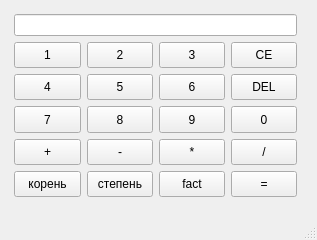
<?xml version="1.0" encoding="UTF-8"?>
<ui version="4.0">
 <class>MainWindow</class>
 <widget class="QMainWindow" name="MainWindow">
  <property name="geometry">
   <rect>
    <x>0</x>
    <y>0</y>
    <width>317</width>
    <height>240</height>
   </rect>
  </property>
  <property name="windowTitle">
   <string>Калькулятор</string>
  </property>
  <widget class="QWidget" name="centralwidget">
   <widget class="QWidget" name="gridLayoutWidget">
    <property name="geometry">
     <rect>
      <x>10</x>
      <y>10</y>
      <width>291</width>
      <height>191</height>
     </rect>
    </property>
    <layout class="QGridLayout" name="gridLayout">
     <property name="leftMargin">
      <number>4</number>
     </property>
     <property name="topMargin">
      <number>4</number>
     </property>
     <property name="rightMargin">
      <number>4</number>
     </property>
     <property name="bottomMargin">
      <number>4</number>
     </property>
     <item row="1" column="0">
      <widget class="QPushButton" name="btn1">
       <property name="sizePolicy">
        <sizepolicy hsizetype="Expanding" vsizetype="Expanding">
         <horstretch>0</horstretch>
         <verstretch>0</verstretch>
        </sizepolicy>
       </property>
       <property name="text">
        <string>1</string>
       </property>
       <attribute name="buttonGroup">
        <string notr="true">numGroup</string>
       </attribute>
      </widget>
     </item>
     <item row="5" column="2">
      <widget class="QPushButton" name="bntFact">
       <property name="sizePolicy">
        <sizepolicy hsizetype="Expanding" vsizetype="Expanding">
         <horstretch>0</horstretch>
         <verstretch>0</verstretch>
        </sizepolicy>
       </property>
       <property name="text">
        <string>fact</string>
       </property>
       <attribute name="buttonGroup">
        <string notr="true">signGroup</string>
       </attribute>
      </widget>
     </item>
     <item row="1" column="2">
      <widget class="QPushButton" name="btn3">
       <property name="sizePolicy">
        <sizepolicy hsizetype="Expanding" vsizetype="Expanding">
         <horstretch>0</horstretch>
         <verstretch>0</verstretch>
        </sizepolicy>
       </property>
       <property name="text">
        <string>3</string>
       </property>
       <attribute name="buttonGroup">
        <string notr="true">numGroup</string>
       </attribute>
      </widget>
     </item>
     <item row="4" column="1">
      <widget class="QPushButton" name="btnMinus">
       <property name="sizePolicy">
        <sizepolicy hsizetype="Minimum" vsizetype="Expanding">
         <horstretch>0</horstretch>
         <verstretch>0</verstretch>
        </sizepolicy>
       </property>
       <property name="text">
        <string>-</string>
       </property>
       <property name="icon">
        <iconset theme="sqrt.png">
         <normaloff>../../.designer/backup</normaloff>../../.designer/backup</iconset>
       </property>
       <attribute name="buttonGroup">
        <string notr="true">sign2Group</string>
       </attribute>
      </widget>
     </item>
     <item row="3" column="1">
      <widget class="QPushButton" name="btn8">
       <property name="sizePolicy">
        <sizepolicy hsizetype="Minimum" vsizetype="Ignored">
         <horstretch>0</horstretch>
         <verstretch>0</verstretch>
        </sizepolicy>
       </property>
       <property name="text">
        <string>8</string>
       </property>
       <attribute name="buttonGroup">
        <string notr="true">numGroup</string>
       </attribute>
      </widget>
     </item>
     <item row="1" column="1">
      <widget class="QPushButton" name="btn2">
       <property name="sizePolicy">
        <sizepolicy hsizetype="Expanding" vsizetype="Expanding">
         <horstretch>0</horstretch>
         <verstretch>0</verstretch>
        </sizepolicy>
       </property>
       <property name="text">
        <string>2</string>
       </property>
       <attribute name="buttonGroup">
        <string notr="true">numGroup</string>
       </attribute>
      </widget>
     </item>
     <item row="5" column="0">
      <widget class="QPushButton" name="btnSqrt">
       <property name="sizePolicy">
        <sizepolicy hsizetype="Minimum" vsizetype="Expanding">
         <horstretch>0</horstretch>
         <verstretch>0</verstretch>
        </sizepolicy>
       </property>
       <property name="text">
        <string>корень</string>
       </property>
       <property name="icon">
        <iconset theme="sqrt.png">
         <normaloff>../../.designer/backup</normaloff>../../.designer/backup</iconset>
       </property>
       <attribute name="buttonGroup">
        <string notr="true">signGroup</string>
       </attribute>
      </widget>
     </item>
     <item row="2" column="3">
      <widget class="QPushButton" name="btnDel">
       <property name="sizePolicy">
        <sizepolicy hsizetype="Expanding" vsizetype="Expanding">
         <horstretch>0</horstretch>
         <verstretch>0</verstretch>
        </sizepolicy>
       </property>
       <property name="text">
        <string>DEL</string>
       </property>
      </widget>
     </item>
     <item row="4" column="2">
      <widget class="QPushButton" name="btnMult">
       <property name="sizePolicy">
        <sizepolicy hsizetype="Minimum" vsizetype="Expanding">
         <horstretch>0</horstretch>
         <verstretch>0</verstretch>
        </sizepolicy>
       </property>
       <property name="text">
        <string>*</string>
       </property>
       <property name="icon">
        <iconset theme="sqrt.png">
         <normaloff>../../.designer/backup</normaloff>../../.designer/backup</iconset>
       </property>
       <attribute name="buttonGroup">
        <string notr="true">sign2Group</string>
       </attribute>
      </widget>
     </item>
     <item row="4" column="0">
      <widget class="QPushButton" name="btnPlus">
       <property name="sizePolicy">
        <sizepolicy hsizetype="Minimum" vsizetype="Expanding">
         <horstretch>0</horstretch>
         <verstretch>0</verstretch>
        </sizepolicy>
       </property>
       <property name="text">
        <string>+</string>
       </property>
       <property name="icon">
        <iconset theme="sqrt.png">
         <normaloff>../../.designer/backup</normaloff>../../.designer/backup</iconset>
       </property>
       <attribute name="buttonGroup">
        <string notr="true">sign2Group</string>
       </attribute>
      </widget>
     </item>
     <item row="1" column="3">
      <widget class="QPushButton" name="btnCe">
       <property name="sizePolicy">
        <sizepolicy hsizetype="Expanding" vsizetype="Expanding">
         <horstretch>0</horstretch>
         <verstretch>0</verstretch>
        </sizepolicy>
       </property>
       <property name="text">
        <string>CE</string>
       </property>
      </widget>
     </item>
     <item row="2" column="1">
      <widget class="QPushButton" name="btn5">
       <property name="sizePolicy">
        <sizepolicy hsizetype="Expanding" vsizetype="Expanding">
         <horstretch>0</horstretch>
         <verstretch>0</verstretch>
        </sizepolicy>
       </property>
       <property name="text">
        <string>5</string>
       </property>
       <attribute name="buttonGroup">
        <string notr="true">numGroup</string>
       </attribute>
      </widget>
     </item>
     <item row="3" column="3">
      <widget class="QPushButton" name="btn9_2">
       <property name="sizePolicy">
        <sizepolicy hsizetype="Minimum" vsizetype="Expanding">
         <horstretch>0</horstretch>
         <verstretch>0</verstretch>
        </sizepolicy>
       </property>
       <property name="text">
        <string>0</string>
       </property>
       <attribute name="buttonGroup">
        <string notr="true">numGroup</string>
       </attribute>
      </widget>
     </item>
     <item row="3" column="2">
      <widget class="QPushButton" name="btn9">
       <property name="sizePolicy">
        <sizepolicy hsizetype="Minimum" vsizetype="Expanding">
         <horstretch>0</horstretch>
         <verstretch>0</verstretch>
        </sizepolicy>
       </property>
       <property name="text">
        <string>9</string>
       </property>
       <attribute name="buttonGroup">
        <string notr="true">numGroup</string>
       </attribute>
      </widget>
     </item>
     <item row="2" column="0">
      <widget class="QPushButton" name="btn4">
       <property name="sizePolicy">
        <sizepolicy hsizetype="Expanding" vsizetype="Expanding">
         <horstretch>0</horstretch>
         <verstretch>0</verstretch>
        </sizepolicy>
       </property>
       <property name="text">
        <string>4</string>
       </property>
       <attribute name="buttonGroup">
        <string notr="true">numGroup</string>
       </attribute>
      </widget>
     </item>
     <item row="5" column="1">
      <widget class="QPushButton" name="btnSqr">
       <property name="sizePolicy">
        <sizepolicy hsizetype="Minimum" vsizetype="Expanding">
         <horstretch>0</horstretch>
         <verstretch>0</verstretch>
        </sizepolicy>
       </property>
       <property name="text">
        <string>степень</string>
       </property>
       <attribute name="buttonGroup">
        <string notr="true">signGroup</string>
       </attribute>
      </widget>
     </item>
     <item row="0" column="0" colspan="4">
      <widget class="QLineEdit" name="lineEdit"/>
     </item>
     <item row="3" column="0">
      <widget class="QPushButton" name="btn7">
       <property name="sizePolicy">
        <sizepolicy hsizetype="Minimum" vsizetype="Expanding">
         <horstretch>0</horstretch>
         <verstretch>0</verstretch>
        </sizepolicy>
       </property>
       <property name="text">
        <string>7</string>
       </property>
       <attribute name="buttonGroup">
        <string notr="true">numGroup</string>
       </attribute>
      </widget>
     </item>
     <item row="2" column="2">
      <widget class="QPushButton" name="btn6">
       <property name="sizePolicy">
        <sizepolicy hsizetype="Expanding" vsizetype="Expanding">
         <horstretch>0</horstretch>
         <verstretch>0</verstretch>
        </sizepolicy>
       </property>
       <property name="text">
        <string>6</string>
       </property>
       <attribute name="buttonGroup">
        <string notr="true">numGroup</string>
       </attribute>
      </widget>
     </item>
     <item row="4" column="3">
      <widget class="QPushButton" name="btnDiv">
       <property name="sizePolicy">
        <sizepolicy hsizetype="Minimum" vsizetype="Expanding">
         <horstretch>0</horstretch>
         <verstretch>0</verstretch>
        </sizepolicy>
       </property>
       <property name="text">
        <string>/</string>
       </property>
       <property name="icon">
        <iconset theme="sqrt.png">
         <normaloff>../../.designer/backup</normaloff>../../.designer/backup</iconset>
       </property>
       <attribute name="buttonGroup">
        <string notr="true">sign2Group</string>
       </attribute>
      </widget>
     </item>
     <item row="5" column="3">
      <widget class="QPushButton" name="btnEq">
       <property name="sizePolicy">
        <sizepolicy hsizetype="Expanding" vsizetype="Expanding">
         <horstretch>0</horstretch>
         <verstretch>0</verstretch>
        </sizepolicy>
       </property>
       <property name="text">
        <string>=</string>
       </property>
      </widget>
     </item>
    </layout>
   </widget>
  </widget>
  <widget class="QMenuBar" name="menubar">
   <property name="geometry">
    <rect>
     <x>0</x>
     <y>0</y>
     <width>317</width>
     <height>18</height>
    </rect>
   </property>
  </widget>
  <widget class="QStatusBar" name="statusbar"/>
 </widget>
 <resources/>
 <connections/>
 <buttongroups>
  <buttongroup name="signGroup"/>
  <buttongroup name="sign2Group"/>
  <buttongroup name="numGroup"/>
 </buttongroups>
</ui>
